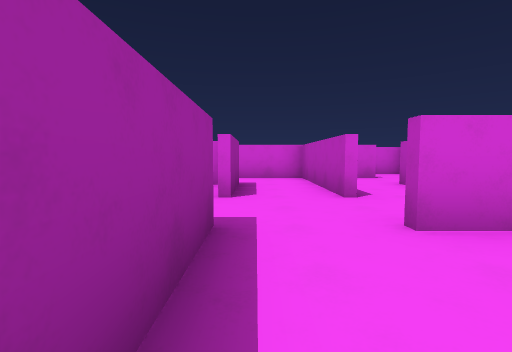
view 1 (above)

24 first-person views from a walk through a 3-D level made in the Godot game engine. The camera is 1.3 m above the floor, tilts 4° down and sees 85° across. The floor is counted in squares, 2 m on a side. Each view is taken from the middle of a square. On the plan, view 1 faces up. The plan holds only what a view shows up to about 9 squares ahead; the rest is blank. The place goes on beyond the plan. Characters and animated objects are not drawn.

view 2
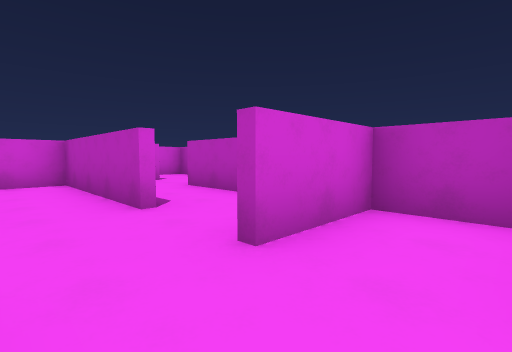

view 3
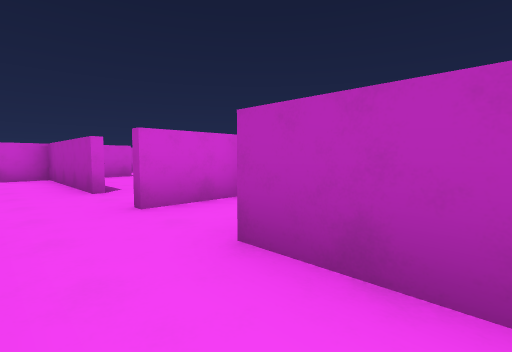

view 4
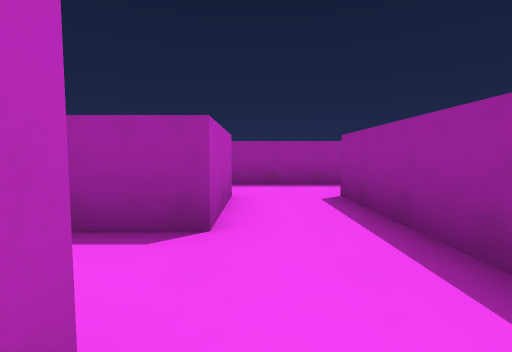

view 5
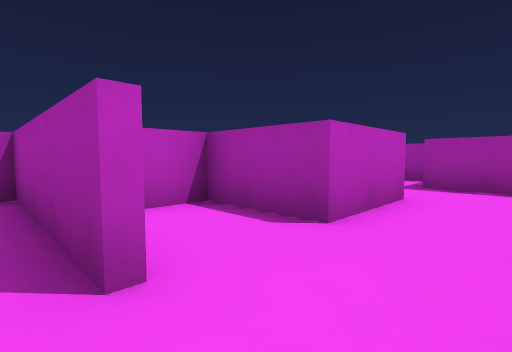

view 6
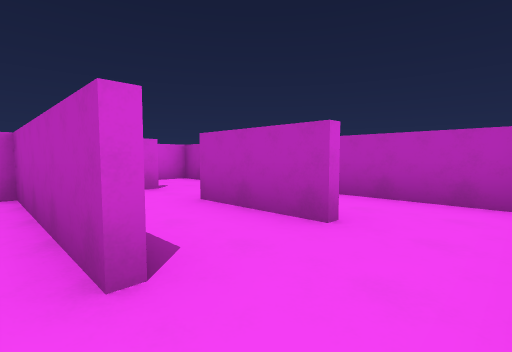

view 7
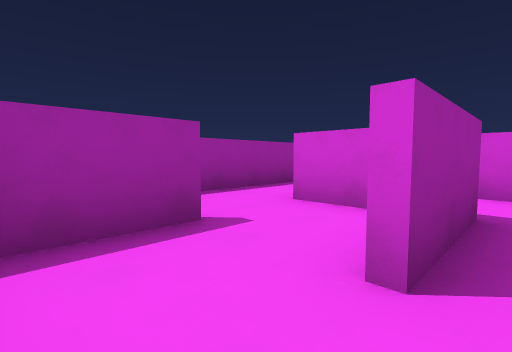

view 8
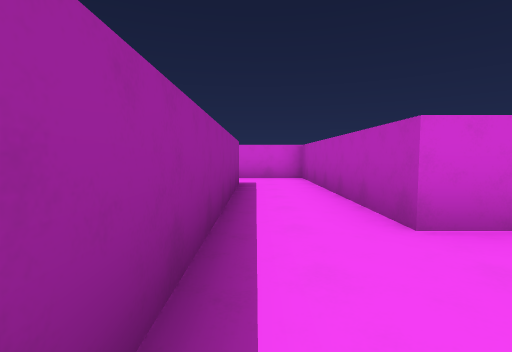

view 9
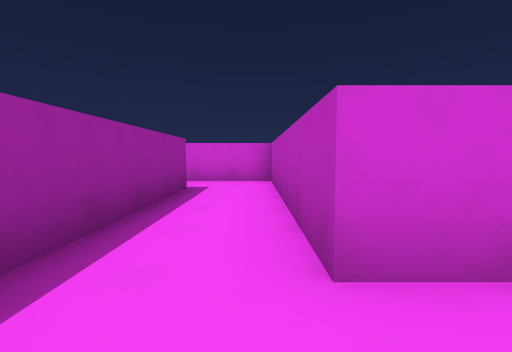

view 10
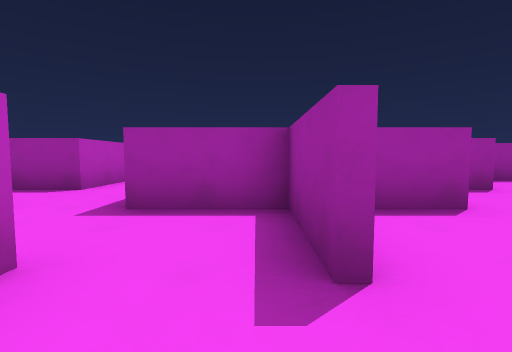

view 11
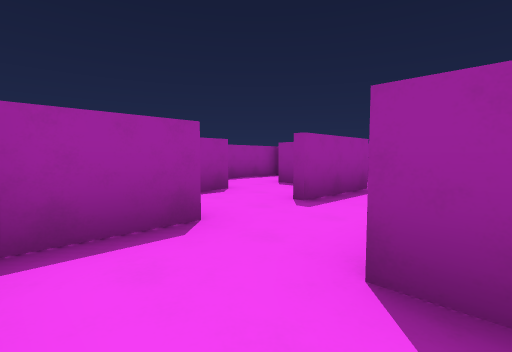

view 12
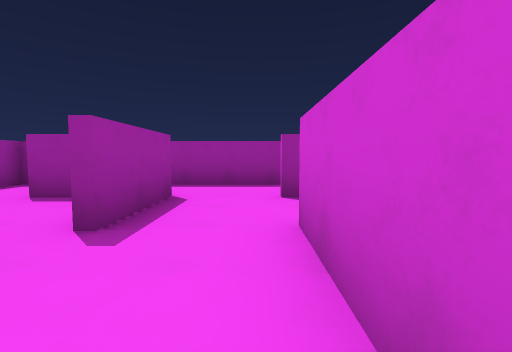

view 13
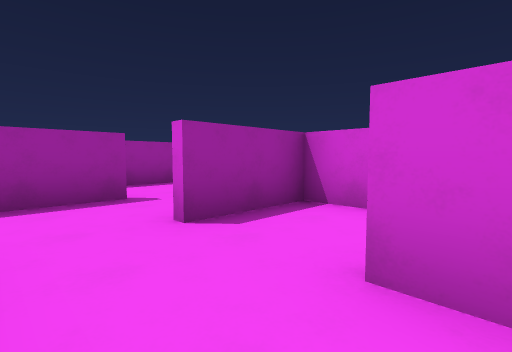

view 14
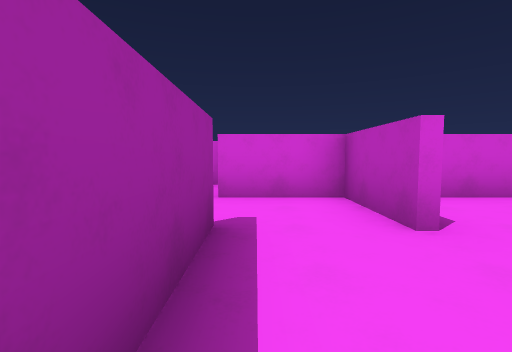

view 15
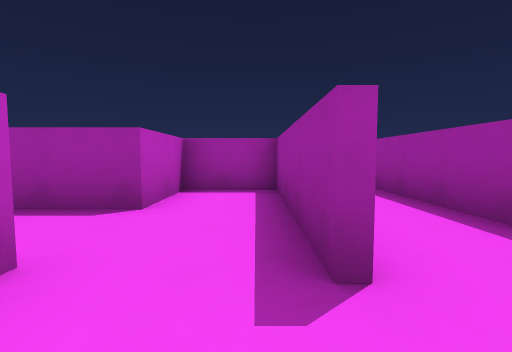

view 16
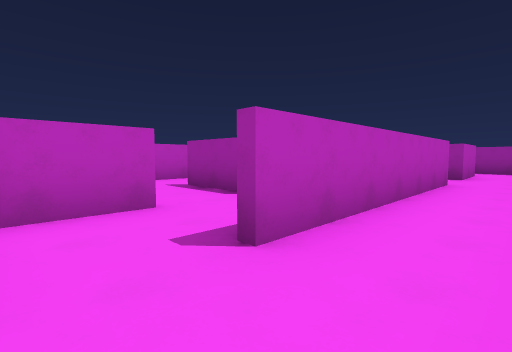

view 17
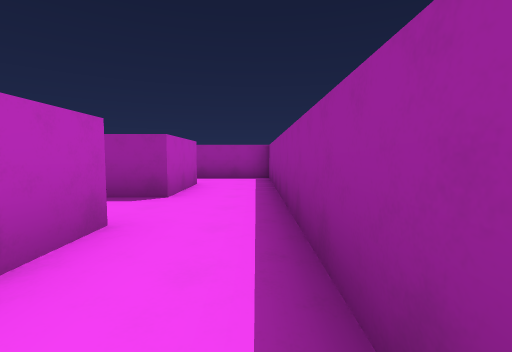

view 18
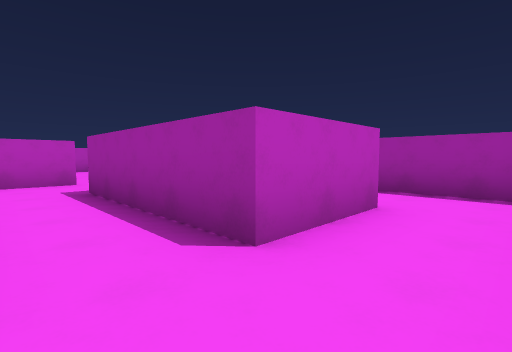

view 19
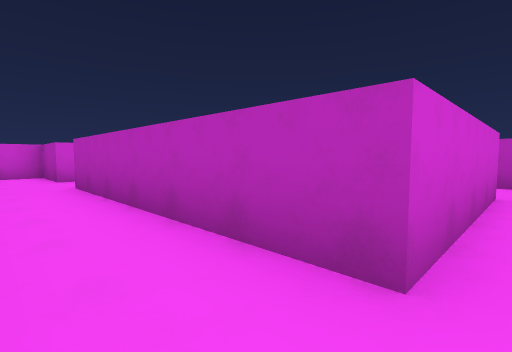

view 20
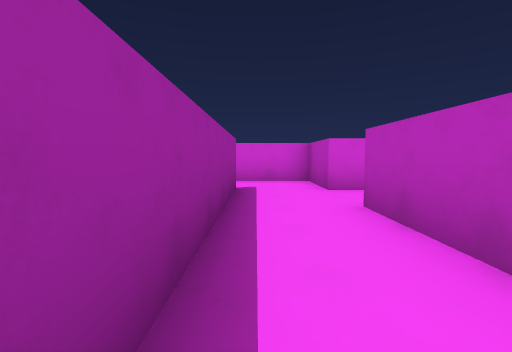

view 21
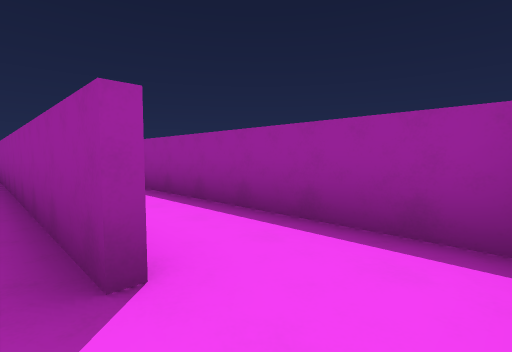

view 22
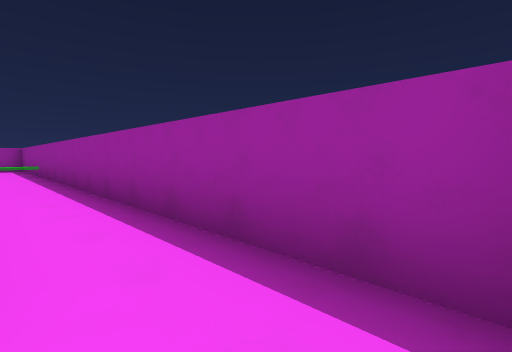

view 23
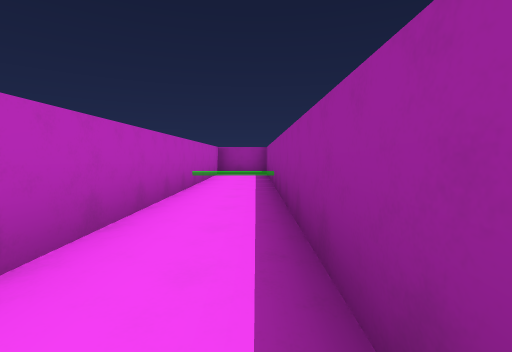

view 24
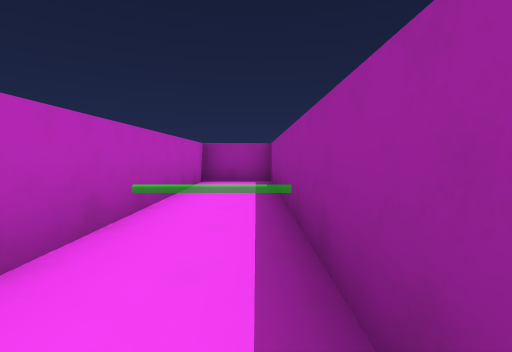

### Floor plan
Ten units are one square. View 1 is at (0, 0); x grows to the right and y downward. Boxes are objects, and circles mark ways between rooms. Rooms are numbered by the first view taken in them; rooms with no view inside come last. Other rooms are left out.
<svg viewBox="-149 -129 188 208">
<path fill="none" stroke="#000" d="M14 16 14 -6 34 -6 34 -24 14 -24M-4 -26 -4 16M-10 34 16 34M14 -44 14 -84 -6 -84M-4 -66 -4 -44M-24 -46 -24 -26 -4 -26M-44 -64 -44 -44 -56 -44M-9 -64 -26 -64M-46 -26 -30 -26M-56 -44 -66 -44M-59 -64 -91 -64M-84 -65 -84 -44M-86 -26 -64 -26M-104 -46 -104 -6 -86 -6 -86 -26M-86 -44 -86 -65M-91 -64 -106 -64M-106 56 -106 34 -64 34M-64 16 -106 16 -106 -46M-140 74 -99 74M-106 -64 -106 -84 -126 -84M-124 -66 -124 70M-46 36 -46 14M-144 -80 -144 50M-126 74 -126 -15M-44 -106 -44 -64M-26 -64 -26 -124 -49 -124M34 -44 34 -66M14 -26 24 -26M-84 -11 -84 -4M-105 14 -81 14M-46 -15 -46 -26M-66 -6 -59 -6"/>
<circle cx="5" cy="-30" r="3" fill="#2a7"/>
<circle cx="-10" cy="-40" r="3" fill="#2a7"/>
<circle cx="10" cy="-40" r="3" fill="#2a7"/>
<circle cx="-50" cy="-40" r="3" fill="#2a7"/>
<circle cx="-40" cy="-70" r="3" fill="#2a7"/>
<circle cx="-90" cy="-40" r="3" fill="#2a7"/>
<circle cx="-60" cy="-30" r="3" fill="#2a7"/>
<circle cx="-110" cy="-55" r="3" fill="#2a7"/>
<circle cx="-130" cy="-75" r="3" fill="#2a7"/>
<circle cx="-80" cy="-10" r="3" fill="#2a7"/>
<circle cx="-70" cy="-20" r="3" fill="#2a7"/>
<text x="0" y="0">1</text>
<text x="0" y="-50">2</text>
<text x="-30" y="-50">3</text>
<text x="-70" y="-50">4</text>
<text x="-100" y="-40">5</text>
<text x="-120" y="10">6</text>
<text x="-140" y="-40">7</text>
<text x="-40" y="-100">8</text>
<text x="20" y="-60">9</text>
<text x="-80" y="-20">10</text>
<text x="-90" y="0">11</text>
<text x="-60" y="-20">12</text>
</svg>
Room 1 opens to room 2. Room 2 opens to room 3. Room 2 opens to room 9. Room 3 opens to room 4. Room 3 opens to room 8. Room 4 opens to room 5. Room 4 opens to room 12. Room 5 opens to room 6. Room 6 opens to room 7. Room 10 opens to room 11. Room 10 opens to room 12.

Where each view was taken, in squares from view 1:
view 1: 0 up, 0 right, facing up
view 2: 1 up, 0 right, facing up-right
view 3: 1 down, 0 right, facing up-right
view 4: 3 up, 1 right, facing down
view 5: 3 up, 0 right, facing down-right
view 6: 3 up, 1 right, facing up-right
view 7: 3 up, 0 right, facing up-left
view 8: 4 up, 4 left, facing up
view 9: 5 up, 3 left, facing up
view 10: 6 up, 2 left, facing down
view 11: 5 up, 3 left, facing down-left
view 12: 4 up, 4 left, facing left
view 13: 3 up, 6 left, facing up-left
view 14: 2 up, 10 left, facing up
view 15: 6 up, 10 left, facing down
view 16: 6 up, 12 left, facing down-right
view 17: 1 up, 12 left, facing down
view 18: 2 down, 12 left, facing down-right
view 19: 2 down, 12 left, facing up-right
view 20: 1 up, 12 left, facing up
view 21: 8 up, 12 left, facing down-left
view 22: 8 up, 13 left, facing down-left
view 23: 3 up, 14 left, facing down
view 24: 0 up, 14 left, facing down
